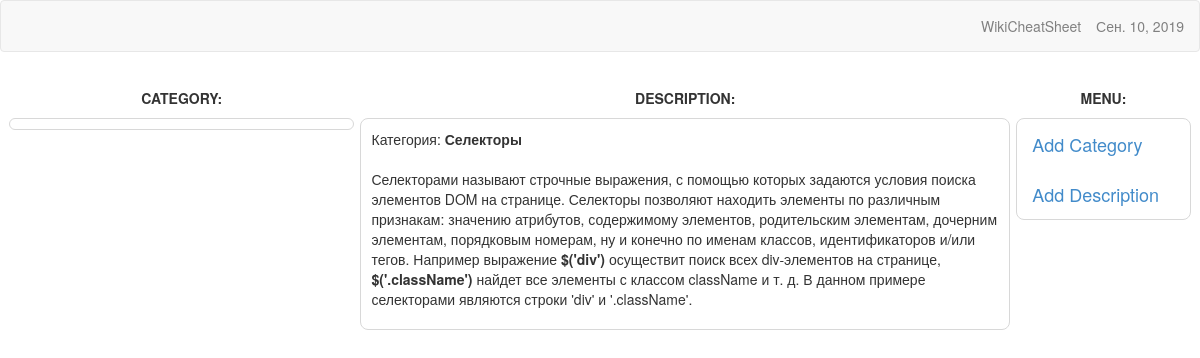
Page /6 on the committed database.
### main/models.py (models this page shows)
class Category(MPTTModel):
    name = models.CharField('Категория', max_length=50, unique=True, help_text='Категория')
    parent = TreeForeignKey('self', on_delete=models.CASCADE, null=True, blank=True, related_name='children', verbose_name='Родитель', help_text='Родитель')
    def __str__(self):
        return self.name
    class Meta:
        verbose_name = 'Категория'
        verbose_name_plural = 'Категории'
        ordering = ['name']
    class MPTTMeta:
        order_insertion_by = ['name']

class Description(models.Model):
    name = RichTextField(verbose_name='Описание', help_text='Описание')
    category = TreeForeignKey(Category, on_delete=models.CASCADE, blank=True, null=True, related_name='category', verbose_name='Категория', help_text='Категория')
    image = models.ImageField(null=True, blank=True, upload_to='images/', verbose_name='Изображение')
    def __str__(self):
        return format(self.name)
    class Meta:
        verbose_name = 'Описание'
        verbose_name_plural = 'Описания'
        ordering = ['id']

### main/views.py (the view)
# urls.py: path('', views.index, name='index'),
def index(request, pk=1):
    args = {}
    args['cat'] = Category.objects.all()
    args['category'] = Category.objects.get(id=pk)
    args['description'] = Description.objects.filter(category_id=pk)
    return render_to_response('main/index.html', args)

### main/templates/main/index.html (shortened to what this page needs)
{% extends 'main/base.html' %}
{% load mptt_tags %}
{% block content %}
    <div class="flex top">
        <div class="item1" >CATEGORY:</div>
        <div class="item2" >DESCRIPTION:</div>
        <div class="item3" >MENU:</div>
    </div>
    <div class="flexd">
        <div class="item1 flex_div">
        </div>
        <div class="item2 flex_div">
            <div class="descript" id="idd">Категория: <b>{{ category }}</b></div>
            {% for d in description %}
                <div class="descript">{% autoescape off %}{{ d }}{% endautoescape %}</div>
            {% endfor %}
        </div>
        <div class="item3 flex_div">
            <a class="navbar-brand" href="/admin/main/category/">Add Category</a>
            <a class="navbar-brand" href="/admin/main/description/">Add Description</a>
        </div>
    </div>
{% endblock content %}

### static/css/style.css (style rules this page uses)
.top div { padding: 10px; font-weight: bold; }
.descript { padding: 10px; }
.flex { display: flex; text-align: center; }
.flex_div { border: 1px solid #D8D8D8; margin-right: 3px; margin-left: 3px; border-radius: 8px; height: 100%; }
.item1 { flex-grow: 2; width: 555px; }
.item2 { flex-grow: 4; width: 1045px; }
.item3 { flex-grow: 1; width: 280px; }
.flexd { display: flex; }

### rows in the picture
Category: name "Селекторы"
Description: name "Селекторами называют строчные выражения, с помощью которых задаются условия поиска элементов DOM на странице. Селекторы позволяют находить элементы по различным признакам: значению атрибутов, содержимому элементов, родительским элементам, дочерним элементам, порядковым номерам, ну и конечно по именам классов, идентификаторов и/или тегов. Например выражение $('div') осуществит поиск всех div-элементов на странице, $('.className') найдет все элементы с классом className и т. д. В данном примере селекторами являются строки 'div' и '.className'."
